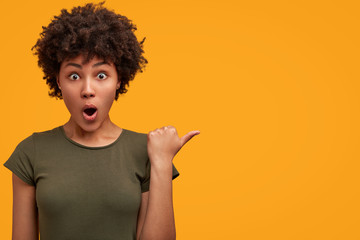
#> input picture code/sample_imgs/surprise.jpg, 360 x 240 px
$ python -i emotion_classifier.py   (imports and definitions only)
#> lines starting #> are read from the running program, lines starting #| are printed output that depends on the picture
import os
import numpy as np
import pandas as pd
import cv2
import joblib
from skimage.feature import hog
from sklearn.svm import LinearSVC
from sklearn.metrics import accuracy_score
from scipy.stats import mode
import time
from sklearn.decomposition import PCA

# Shift and Scale Data
class Scaler:
    def __init__(self):
        self.mean = None
        self.std = None

    # [7 lines left out: function fit, not called in this run]

    def transform(self, X):
        return (X - self.mean) / self.std

class Emotion_Wrapper:
    def __init__(self, model_path='emotion_classifier_model.pkl'):

        # HOG parameters
        self.hog_params = {'orientations': 12, 'pixels_per_cell': (6,6),
                           'cells_per_block': (2,2), 'block_norm': 'L1-sqrt'}

        self.pca_components = 900 # Reduced dimensionality
        self.model_path = model_path

        # Model components
        self.scaler, self.pca, self.classifier = None, None, None
        self.emotions = ['neutral', 'happiness', 'surprise', 'sadness', 'anger', 'disgust', 'fear']

    # Pre-processing
    def augment_image(self, image):
        aug = [image]

        # Flip Image
        aug.append(cv2.flip(image, 1))

        # Rotation
        angle = np.random.uniform(-15, 15)
        (h, w) = image.shape
        M_rot = cv2.getRotationMatrix2D((w//2, h//2), angle, 1.0)
        aug.append(cv2.warpAffine(image, M_rot, (w, h), borderMode=cv2.BORDER_REPLICATE))

        # Translation
        tx, ty = np.random.randint(-3, 4), np.random.randint(-3, 4)
        M_trans = np.float32([[1, 0, tx], [0, 1, ty]])
        aug.append(cv2.warpAffine(image, M_trans, (w, h), borderMode=cv2.BORDER_REPLICATE))

        # Add noise
        noise = np.random.normal(0, 2, image.shape).astype(np.uint8)
        aug.append(cv2.add(image, noise))

        # Lighting variation
        gamma = np.random.uniform(0.8, 1.2)

        table = []
        for i in range(256):
            val = ((i / 255.0) ** (1.0 / gamma)) * 255
            table.append(val)
        table = np.array(table, dtype="uint8")

        aug.append(cv2.LUT(image, table))

        return aug

    # Average HOG Extraction w/ CLAHE
    # [242 lines left out: functions extract_features, load_data_from_csvs, fit, test, predict, predict_video, not called in this run]

    def test_full(self, fer_path, fer_plus_path, test_time_augmentation=True):
        for use in ["Training", "PublicTest", "PrivateTest"]:
            self.test(fer_path, fer_plus_path, use=use, test_time_augmentation=test_time_augmentation)

# [13 lines not run here, left out]

>>> import cv2
>>> picture = cv2.imread('sample_imgs/surprise.jpg', cv2.IMREAD_GRAYSCALE)
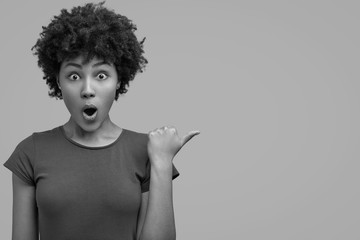
#> picture: shape (240, 360); min 0, max 223, mean 144.6
>>> result = Emotion_Wrapper().augment_image(picture)
#> result = 6 items
